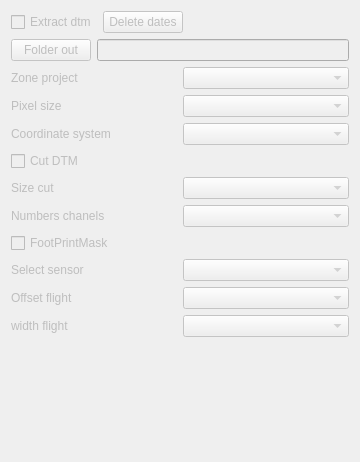
<?xml version="1.0" encoding="UTF-8"?>
<ui version="4.0">
 <class>CreateMet</class>
 <widget class="QWidget" name="CreateMet">
  <property name="geometry">
   <rect>
    <x>0</x>
    <y>0</y>
    <width>360</width>
    <height>462</height>
   </rect>
  </property>
  <property name="windowTitle">
   <string>Form</string>
  </property>
  <layout class="QGridLayout" name="gridLayout">
   <item row="0" column="0">
    <layout class="QHBoxLayout" name="horizontalLayout_2">
     <item>
      <widget class="QCheckBox" name="checkBoxExtraerMet">
       <property name="enabled">
        <bool>false</bool>
       </property>
       <property name="text">
        <string>Extract dtm</string>
       </property>
      </widget>
     </item>
     <item>
      <widget class="QPushButton" name="pushButtonDeleteDatesMet">
       <property name="enabled">
        <bool>false</bool>
       </property>
       <property name="text">
        <string>Delete dates</string>
       </property>
      </widget>
     </item>
     <item>
      <spacer name="horizontalSpacer">
       <property name="orientation">
        <enum>Qt::Horizontal</enum>
       </property>
       <property name="sizeHint" stdset="0">
        <size>
         <width>40</width>
         <height>20</height>
        </size>
       </property>
      </spacer>
     </item>
    </layout>
   </item>
   <item row="1" column="0">
    <layout class="QHBoxLayout" name="horizontalLayout">
     <item>
      <widget class="QPushButton" name="pushButtonFolderOutMet">
       <property name="enabled">
        <bool>false</bool>
       </property>
       <property name="text">
        <string>Folder out</string>
       </property>
      </widget>
     </item>
     <item>
      <widget class="QLineEdit" name="lineEditFolderOutMet">
       <property name="enabled">
        <bool>false</bool>
       </property>
       <property name="toolTip">
        <string/>
       </property>
       <property name="inputMask">
        <string/>
       </property>
       <property name="dragEnabled">
        <bool>false</bool>
       </property>
       <property name="readOnly">
        <bool>true</bool>
       </property>
      </widget>
     </item>
    </layout>
   </item>
   <item row="2" column="0">
    <layout class="QHBoxLayout" name="horizontalLayout_8">
     <item>
      <widget class="QLabel" name="labelAmbitoProyectoMet">
       <property name="enabled">
        <bool>false</bool>
       </property>
       <property name="text">
        <string>Zone project</string>
       </property>
      </widget>
     </item>
     <item>
      <widget class="QComboBox" name="comboBoxAmbitoProyectoMet">
       <property name="enabled">
        <bool>false</bool>
       </property>
      </widget>
     </item>
    </layout>
   </item>
   <item row="3" column="0">
    <layout class="QHBoxLayout" name="horizontalLayout_9">
     <item>
      <widget class="QLabel" name="labelTamanoPixelMet">
       <property name="enabled">
        <bool>false</bool>
       </property>
       <property name="text">
        <string>Pixel size</string>
       </property>
      </widget>
     </item>
     <item>
      <widget class="QComboBox" name="comboBoxTamanoPixelMet">
       <property name="enabled">
        <bool>false</bool>
       </property>
      </widget>
     </item>
    </layout>
   </item>
   <item row="4" column="0">
    <layout class="QHBoxLayout" name="horizontalLayout_10">
     <item>
      <widget class="QLabel" name="labelCoordinateSystemMet">
       <property name="enabled">
        <bool>false</bool>
       </property>
       <property name="text">
        <string>Coordinate system</string>
       </property>
      </widget>
     </item>
     <item>
      <widget class="QComboBox" name="comboBoxCoordinateSystemMet">
       <property name="enabled">
        <bool>false</bool>
       </property>
      </widget>
     </item>
    </layout>
   </item>
   <item row="5" column="0">
    <widget class="QCheckBox" name="checkBoxCortarMet">
     <property name="enabled">
      <bool>false</bool>
     </property>
     <property name="text">
      <string>Cut DTM</string>
     </property>
    </widget>
   </item>
   <item row="6" column="0">
    <layout class="QHBoxLayout" name="horizontalLayout_14">
     <item>
      <widget class="QLabel" name="labelCortarMet">
       <property name="enabled">
        <bool>false</bool>
       </property>
       <property name="text">
        <string>Size cut</string>
       </property>
      </widget>
     </item>
     <item>
      <widget class="QComboBox" name="comboBoxTamanyoCortarMet">
       <property name="enabled">
        <bool>false</bool>
       </property>
      </widget>
     </item>
    </layout>
   </item>
   <item row="7" column="0">
    <layout class="QHBoxLayout" name="horizontalLayout_15">
     <item>
      <widget class="QLabel" name="labelNumeroCanalesspasadaMet">
       <property name="enabled">
        <bool>false</bool>
       </property>
       <property name="text">
        <string>Numbers chanels</string>
       </property>
      </widget>
     </item>
     <item>
      <widget class="QComboBox" name="comboBoxNumeroCanalesspasadaMet">
       <property name="enabled">
        <bool>false</bool>
       </property>
      </widget>
     </item>
    </layout>
   </item>
   <item row="8" column="0">
    <widget class="QCheckBox" name="checkBoxFootPrintMaskMet">
     <property name="enabled">
      <bool>false</bool>
     </property>
     <property name="text">
      <string>FootPrintMask</string>
     </property>
    </widget>
   </item>
   <item row="9" column="0">
    <layout class="QHBoxLayout" name="horizontalLayout_11">
     <item>
      <widget class="QLabel" name="labelSelectSensor">
       <property name="enabled">
        <bool>false</bool>
       </property>
       <property name="text">
        <string>Select sensor</string>
       </property>
      </widget>
     </item>
     <item>
      <widget class="QComboBox" name="comboBoxSelectSensor">
       <property name="enabled">
        <bool>false</bool>
       </property>
      </widget>
     </item>
    </layout>
   </item>
   <item row="10" column="0">
    <layout class="QHBoxLayout" name="horizontalLayout_13">
     <item>
      <widget class="QLabel" name="labelOffsetPasadaMet">
       <property name="enabled">
        <bool>false</bool>
       </property>
       <property name="text">
        <string>Offset flight</string>
       </property>
      </widget>
     </item>
     <item>
      <widget class="QComboBox" name="comboBoxOffsetPasadaMet">
       <property name="enabled">
        <bool>false</bool>
       </property>
      </widget>
     </item>
    </layout>
   </item>
   <item row="11" column="0">
    <layout class="QHBoxLayout" name="horizontalLayout_12">
     <item>
      <widget class="QLabel" name="labelAnchoPasadaMet">
       <property name="enabled">
        <bool>false</bool>
       </property>
       <property name="text">
        <string>width flight</string>
       </property>
      </widget>
     </item>
     <item>
      <widget class="QComboBox" name="comboBoxAnchoPasadaMet">
       <property name="enabled">
        <bool>false</bool>
       </property>
      </widget>
     </item>
    </layout>
   </item>
   <item row="12" column="0">
    <spacer name="verticalSpacer">
     <property name="orientation">
      <enum>Qt::Vertical</enum>
     </property>
     <property name="sizeHint" stdset="0">
      <size>
       <width>20</width>
       <height>40</height>
      </size>
     </property>
    </spacer>
   </item>
  </layout>
 </widget>
 <resources/>
 <connections/>
</ui>
